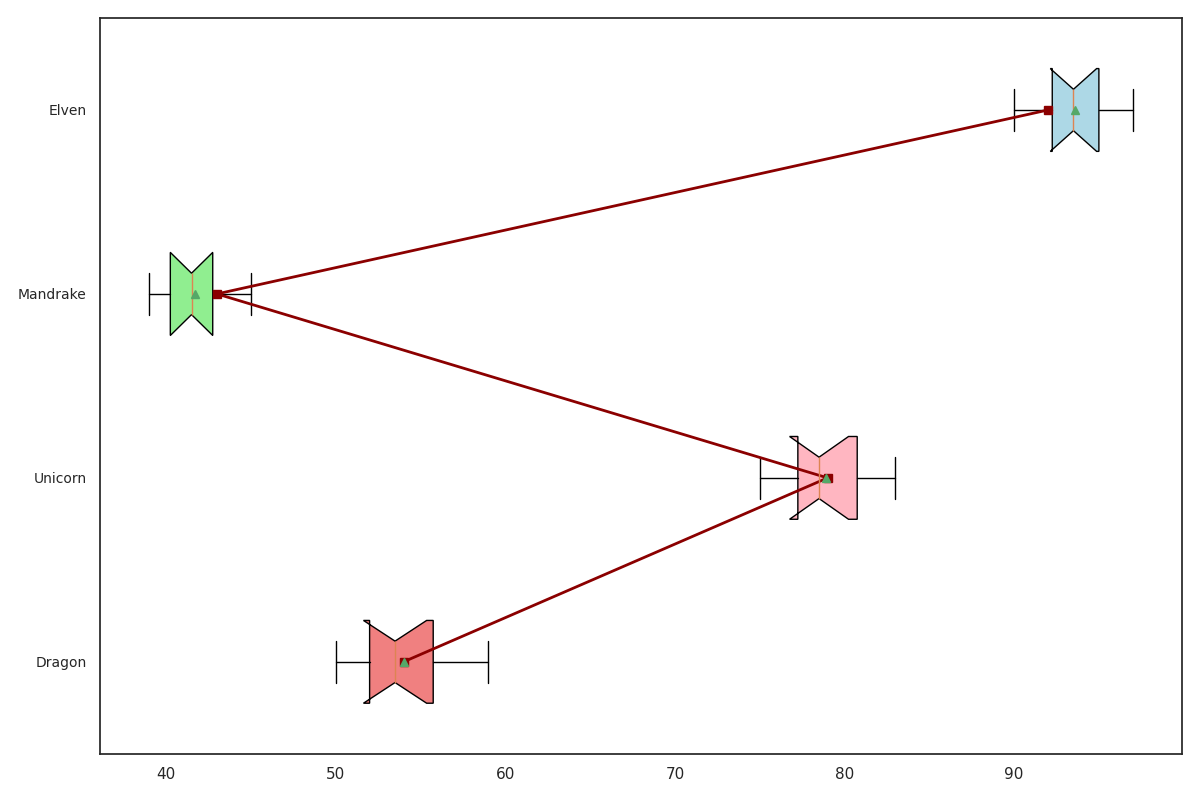

Source code (Python):
import matplotlib.pyplot as plt

ingr = ['Dragon', 'Unicorn', 'Mandrake', 'Elven']
potencies = [
    [50, 55, 53, 52, 51, 56, 54, 58, 52, 59],
    [75, 78, 77, 80, 79, 76, 81, 82, 83, 78],
    [40, 42, 41, 43, 39, 44, 40, 45, 42, 41],
    [90, 95, 92, 93, 91, 96, 94, 97, 93, 95]
]
avg_potencies = [54, 79, 43, 92]
colors = ['lightcoral', 'lightpink', 'lightgreen', 'lightblue']

fig, ax = plt.subplots(figsize=(12, 8))

# Change the boxplot to horizontal by setting vert=False
boxes = ax.boxplot(potencies, patch_artist=True, notch=True, vert=False, showmeans=True)

for patch, color in zip(boxes['boxes'], colors):
    patch.set_facecolor(color)

# Adjusting the average potencies line plot to align horizontally with boxplots
ax.plot(avg_potencies, range(1, len(avg_potencies) + 1), 
        marker='s', linestyle='-', color='darkred', linewidth=2)

# Set yticks for ingredient names as we changed the axis orientation
ax.set_yticks(range(1, len(ingr) + 1))
ax.set_yticklabels(ingr, fontsize=10, rotation=0, ha='right')

plt.tight_layout()
plt.show()
